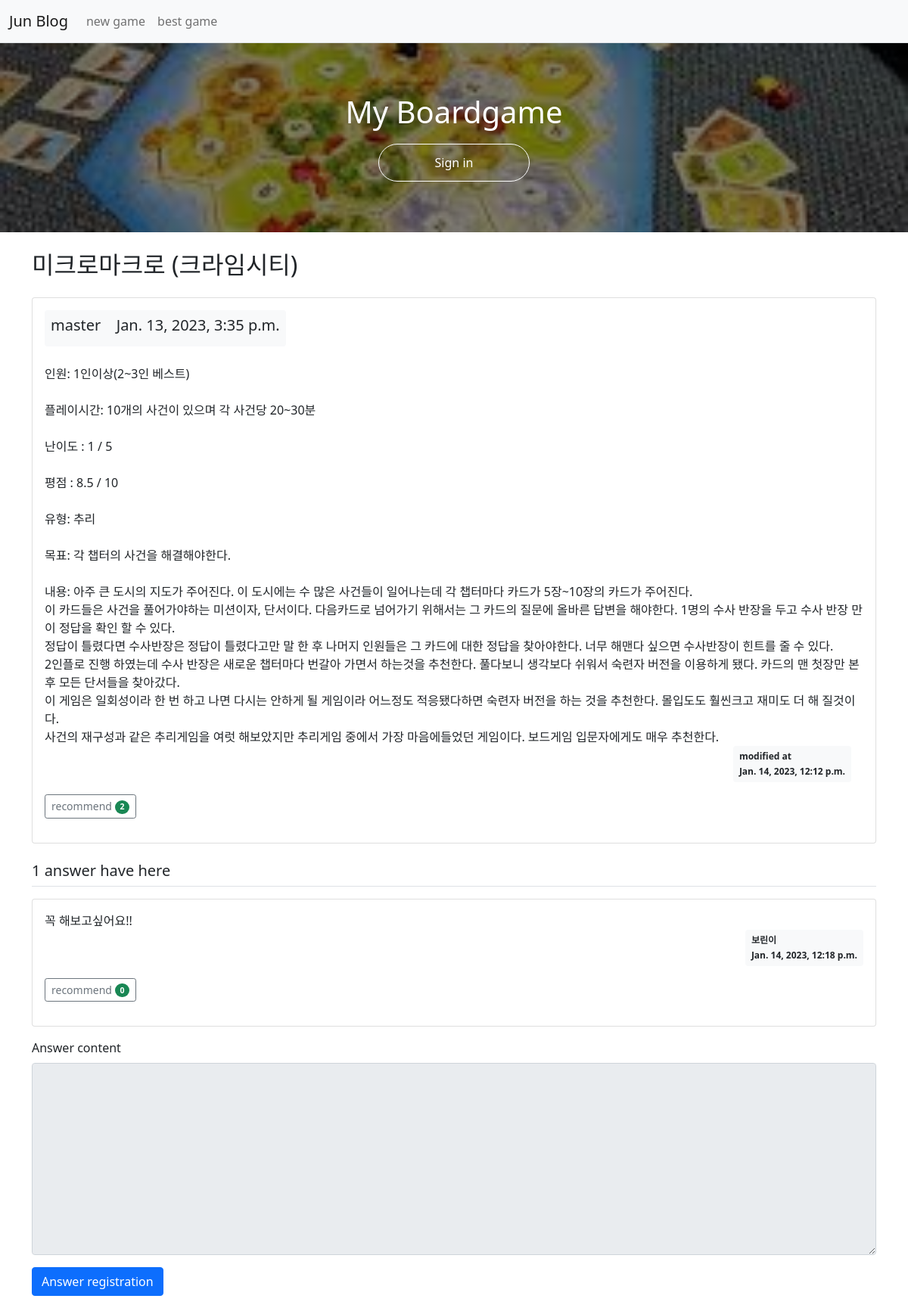
The app's page /pybo/319/ with its own data.
### pybo/models.py (models this page shows, shortened)
class Question(models.Model):
    author = models.ForeignKey(User, on_delete=models.CASCADE, related_name='author_question')
    subject = models.CharField(max_length=200)
    content = models.TextField()
    create_date = models.DateTimeField()
    modify_date = models.DateTimeField(null=True, blank=True)
    voter = models.ManyToManyField(User, related_name='voter_question')

class Answer(models.Model):
    author = models.ForeignKey(User, on_delete=models.CASCADE, related_name='author_answer')
    question = models.ForeignKey(Question, on_delete=models.CASCADE)
    content = models.TextField()
    create_date = models.DateTimeField()
    modify = models.DateTimeField(null=True, blank=True)
    voter = models.ManyToManyField(User, related_name='voter')

### pybo/views/base_views.py (the view)
def detail(request, question_id):
    question = get_object_or_404(Question, pk=question_id)
    context = {'question': question}
    return render(request, 'pybo/question_detail.html', context)

### templates/pybo/question_detail.html (shortened to what this page needs)
{% extends 'base.html' %}
{% block content %}
<div class="container my-3">
    <h2 class="border-bottem py-2">{{ question.subject }}</h2>
    <div class="card my-3">
        <div class="card-body">
            <div class="badge bg-light text-dark p-2 text-start">
                <h5 class="mb-2">{{ question.author.username }} &ensp; {{ question.create_date}}</h5>
            </div>
            <br><br>
            <div class="card-text" style="white-space: pre-line;">{{ question.content }}</div>
            <div class="d-flex justify-content-end">
                {% if question.modify_date %}
                <div class="badge bg-light text-dark p-2 text-start mx-3">
                    <div class="mb-2">modified at</div>
                    <div>{{ question.modify_date }}</div>
                </div>
                {% endif %}
            </div>
            <div class="my-3">
                <a href="javascript:void(0)" data-uri="{% url 'pybo:question_vote' question.id  %}"
                   class="recommend btn btn-sm btn-outline-secondary"> recommend
                    <span class="badge rounded-pill bg-success">{{question.voter.count}}</span>
                </a>
            </div>
        </div>
    </div>
    <h5 class="border-bottom my-3 py-2">{{question.answer_set.count}} answer have here</h5>
    {% for answer in question.answer_set.all %}
    <div class="card my-3">
        <div class="card-body">
            <div class="card-text" style="white-space: pre-line;">{{answer.content}}</div>
            <div class="d-flex justify-content-end">
                <div class="badge bg-light text-dark p-2 text-start">
                    <div class="mb-2">{{ answer.author.username }}</div>
                    <div>{{ answer.create_date }}</div>
                </div>
            </div>
            <div class="my-3">
                <a href="javascript:void(0)" data-uri="{% url 'pybo:answer_vote' answer.id %}"
                   class="recommend btn btn-sm btn-outline-secondary"}> recommend
                    <span class="badge rounded-pill bg-success">{{ answer.voter.count }}</span>
                </a>
            </div>
        </div>
    </div>
    {% endfor %}
    <form action="{% url 'pybo:answer_create' question.id %}" method="post" class="my-3">
        <div class="mb-3">
            <label for="content" class="form-label">Answer content</label>
            <textarea {% if not user.is_authenticated %}disabled{% endif %}
              name="content" id="content" class="form-control" rows="10"></textarea>
        </div>
        <input type="submit" value="Answer registration" class="btn btn-primary">
    </form>
</div>
{% endblock %}

### records on screen
Question: subject "미크로마크로 (크라임시티)", author.username "master", create_date "Jan. 13, 2023, 3:35 p.m.", content "인원: 1인이상(2~3인 베스트) 플레이시간: 10개의 사건이 있으며 각 사건당 20~30분 난이도 : 1 / 5 평점 : 8.5 / 10 유형: 추리 목표: 각 챕터의 사건을 해결해야한다. 내용: 아주 큰 도시의 지도가 주어진다. 이 도시에는 수 많은 사건들이 일어나는데 각 챕터마다 카드가 5장~10장의 카드가 주어진다. 이 카드들은 사건을 풀어가야하는 미션이자, 단서이다. 다음카드로 넘어가기 위해서는 그 카드의 질문에 올바른 답변을 해야한다. 1명의 수사 반장을 두고 수사 반장 만이 정답을 확인 할 수 있다. 정답이 틀렸다면 수사반장은 정답이 틀렸다고만 말 한 후 나머지 인원들은 그 카드에 대한 정답을 찾아야한다. 너무 해맨다 싶으면 수사반장이 힌트를 줄 수 있다. 2인플로 진행 하였는데 수사 반장은 새로운 챕터마다 번갈아 가면서 하는것을 추천한다. 풀다보니 생각보다 쉬워서 숙련자 버전을 이용하게 됐다. 카드의 맨 첫장만 본 후 모든 단서들을 찾아갔다. 이 게임은 일회성이라 한 번 하고 나면 다시는 안하게 될 게임이라 어느정도 적응됐다하면 숙련자 버전을 하는 것을 추천한다. 몰입도도 훨씬크고 재미도 더 해 질것이다. 사건의 재구성과 같은 추리게임을 여럿 해보았지만 추리게임 중에서 가장 마음에들었던 게임이다. 보드게임 입문자에게도 매우 추천한다.", modify_date "Jan. 14, 2023, 12:12 p.m.", voter.count "2", answer_set.count "1"
Answer: content "꼭 해보고싶어요!!", author.username "보린이", create_date "Jan. 14, 2023, 12:18 p.m.", voter.count "0"
